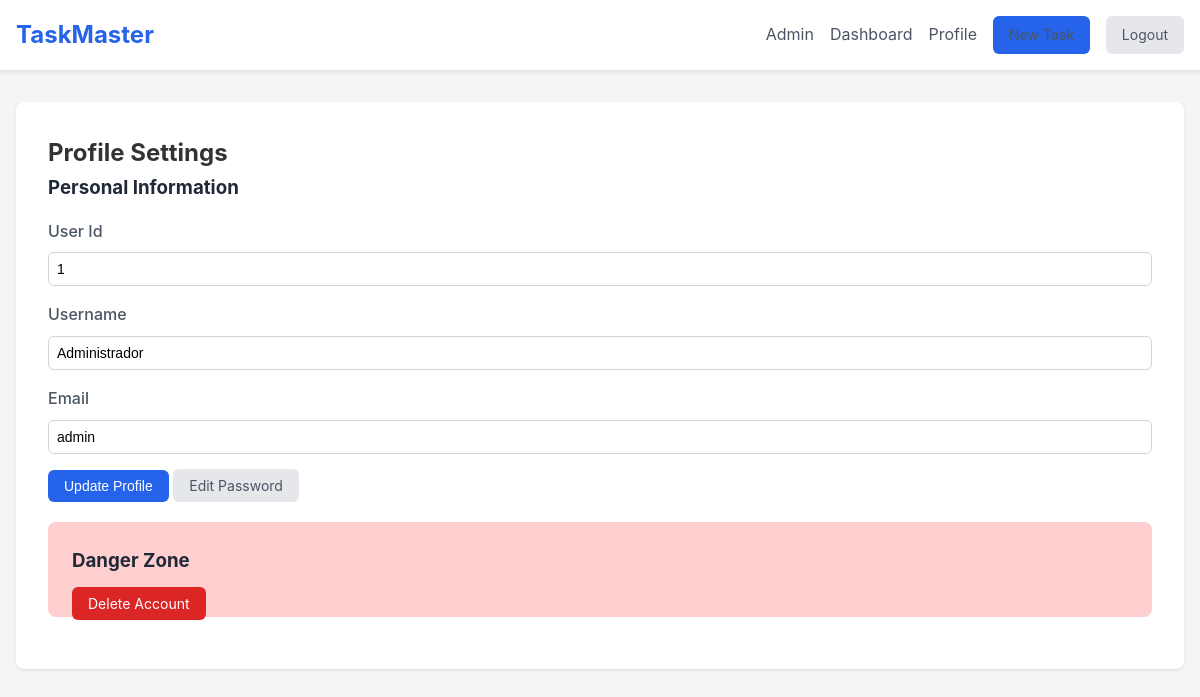
/profile?id=1 (signed in), run on the app's committed database.
### tables this page shows
CREATE TABLE users (
        id INTEGER PRIMARY KEY,
        name VARCHAR(100) NOT NULL,
        email VARCHAR(100) NOT NULL UNIQUE,
        password VARCHAR(255) NOT NULL,
        role TEXT CHECK(role IN ('admin', 'user')) DEFAULT 'user'
    );

### src/Controller/UserController.php (called while the page is built, shortened)
<?php
class UserController
{
    private UserRepository $userRepository;
    public function __construct(array $repository)
    {
        $this->userRepository = $repository['userRepository'];
    }
    public function updatePage(): void
    {
        $id = $_GET['id'];
        $user = $this->userRepository->findById($id);
        require_once __DIR__ . "/../../view/profile.php";
    }
}

### src/Repository/UserRepository.php (called while the page is built, shortened)
<?php
class UserRepository
{
    private PDO $pdo;
    public function __construct(PDO $pdo)
    {
        $this->pdo = $pdo;
    }
    public function findById(int $id): User|null
    {
        $stmt = $this->pdo->prepare('
        SELECT * FROM users WHERE id = ?;
        ');
        $stmt->bindValue(1, $id);
        $stmt->execute();
        $user = $stmt->fetch(PDO::FETCH_ASSOC);
        if ($user) {
            return $this->hydrateUser($user);
        } else {
            return null;
        }
    }
    private function hydrateUser(array $data): User
    {
        $user = new User($data['name'], $data['email'],  $data['role']);
        $user->setId($data['id']);
        $user->setPassword($data['password']);
        return $user;
    }
}

### src/Entity/User.php (called while the page is built, shortened)
<?php
class User
{
    private int $id;
    public function __construct(string $name, string $email, ?string $role = null)
    {
        $this->name = $name;
        $this->email = $email;
    }
    public function setId(int $id): void
    {
        $this->id = $id;
    }
    public function getId(): int
    {
        return $this->id;
    }
}

### view/profile.php (the view)
    <?php require_once 'Includes/header.php'; ?>
    <main class="container">
        <div class="profile-container">
            <h2>Profile Settings</h2>
            <form class="profile-form" method="post">
                <div class="profile-section" style="margin-bottom: 20px;">
                    <h3>Personal Information</h3>
                    <div class="form-group">
                        <label for="id">User Id</label>
                        <input type="text" id="id" name="id" value="<?= $user->getId(); ?>" readonly>
                    </div>
                    <div class="form-group">
                        <label for="username">Username</label>
                        <input type="text" id="username" name="name" value="<?= $user->name; ?>" required>
                    </div>
                    <div class="form-group">
                        <label for="email">Email</label>
                        <input type="email" id="email" name="email" value="<?= $user->email; ?>" required>
                    </div>
                    <button type="submit" class="btn-primary">Update Profile</button>
                    <a href="/edit-pwd?id=<?= $user->getId(); ?>" class="btn-secondary">Edit Password</a>
                </div>
            </form>
            <div class="profile-section danger-zone">
                <h3>Danger Zone</h3>
                <a href="/delete-user?id=<?= $user->getId(); ?>" class="btn-danger">Delete Account</a>
            </div>
        </div>
    </main>
</body>
</html>

### public/css/styles.css (style rules this page uses)
* { margin: 0; padding: 0; box-sizing: border-box; }
body { font-family: -apple-system, BlinkMacSystemFont, 'Segoe UI', Roboto, Oxygen, Ubuntu, Cantarell, sans-serif; line-height: 1.6; color: #333; background-color: #f5f5f5; }
.btn-primary { background-color: #2563eb; color: white; padding: 0.5rem 1rem; border-radius: 0.375rem; text-decoration: none; border: none; cursor: pointer; font-size: 0.875rem; }
.btn-secondary { background-color: #e5e7eb; color: #4b5563; padding: 0.5rem 1rem; border-radius: 0.375rem; text-decoration: none; border: none; cursor: pointer; font-size: 0.875rem; }
.btn-danger { background-color: #dc2626; color: white; padding: 0.5rem 1rem; border-radius: 0.375rem; text-decoration: none; border: none; cursor: pointer; font-size: 0.875rem; }
.container { max-width: 1200px; margin: 2rem auto; padding: 0 1rem; }
.form-group { margin-bottom: 1rem; }
.form-group label { display: block; margin-bottom: 0.5rem; font-weight: 500; color: #4b5563; }
.form-group input, .form-group select, .form-group textarea { width: 100%; padding: 0.5rem; border: 1px solid #d1d5db; border-radius: 0.375rem; font-size: 0.875rem; }
.profile-container { background: white; padding: 2rem; border-radius: 0.5rem; box-shadow: 0 1px 3px rgba(0,0,0,0.1); }
.profile-section { margin-bottom: 2rem; padding-bottom: 2rem; border-bottom: 1px solid #e5e7eb; }
.profile-section:last-child { border-bottom: none; margin-bottom: 20px; padding-bottom: 0; }
.profile-section h3 { margin-bottom: 1rem; color: #1f2937; }
.danger-zone { margin-bottom: 0; background-color: #ffcfcf; padding: 1.5rem; border-radius: 0.5rem; }

### data on the page
users: id "1", name "Administrador", email "admin"
